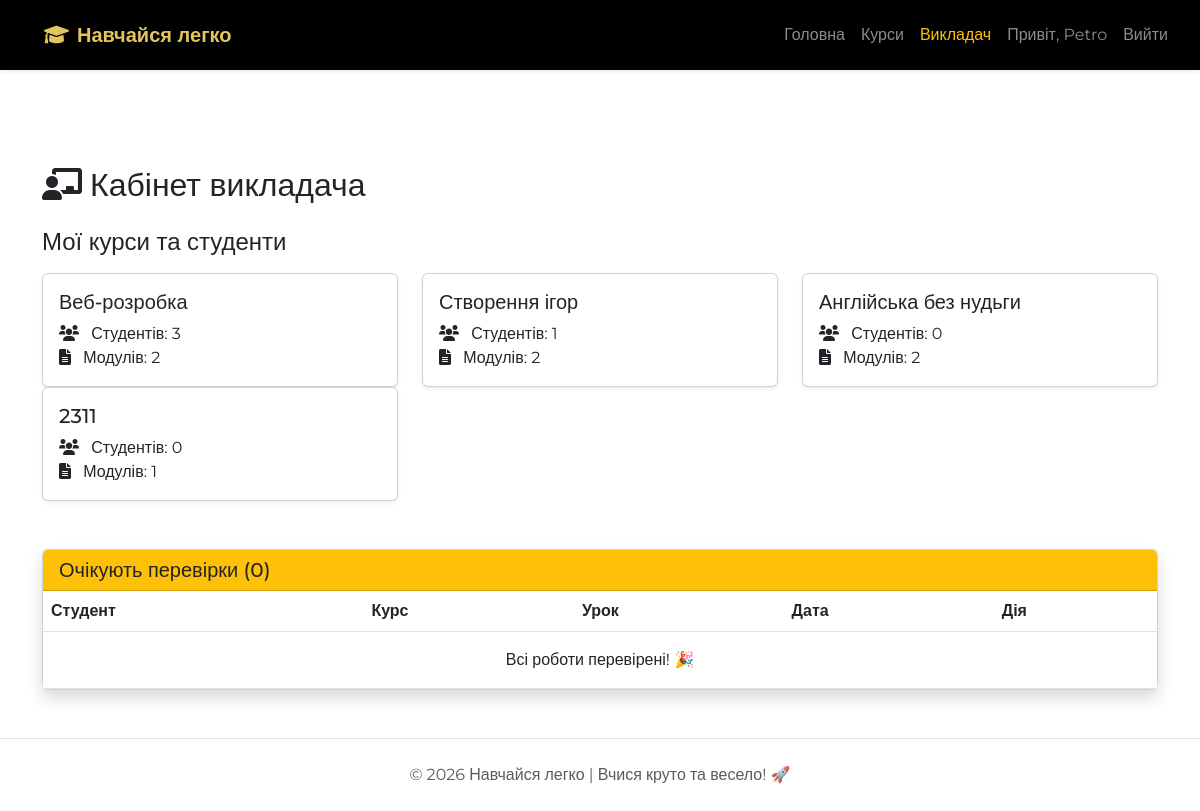
/teacher/dashboard/ (signed in), run on an earlier commit of the app's database.
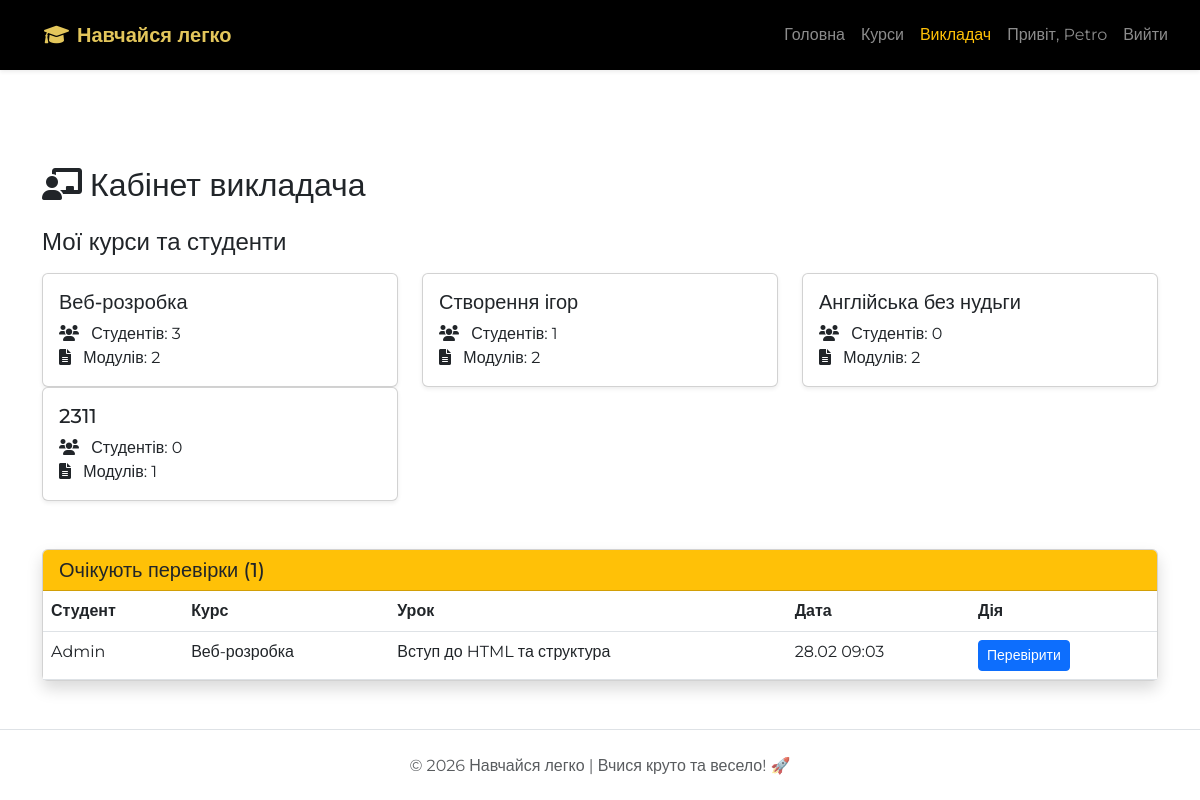
And on a later commit of the database.
### core/models.py (models this page shows, shortened)
class Course(models.Model):
    title = models.CharField(max_length=200, verbose_name="Назва")
    description = models.TextField(verbose_name="Опис")
    price = models.IntegerField(default=0, verbose_name="Ціна (грн)")
    duration = models.CharField(max_length=50, default="4 тижні", verbose_name="Тривалість")
    author = models.ForeignKey(settings.AUTH_USER_MODEL, on_delete=models.CASCADE)

class Submission(models.Model):
    lesson = models.ForeignKey(Lesson, on_delete=models.CASCADE)
    student = models.ForeignKey(settings.AUTH_USER_MODEL, on_delete=models.CASCADE)
    text = models.TextField(verbose_name="Ваша відповідь")
    grade = models.PositiveIntegerField(null=True, blank=True, verbose_name="Оцінка")
    feedback = models.TextField(blank=True, verbose_name="Коментар викладача")
    created_at = models.DateTimeField(auto_now_add=True)

class CustomUser(AbstractUser):
    ROLE_CHOICES = (
        ('student', 'Студент'),
        ('teacher', 'Викладач'),
        ('admin','Адміністратор'),
    )
    role = models.CharField(max_length=10, choices=ROLE_CHOICES, default='student', verbose_name="Роль")

class Lesson(models.Model):
    module = models.ForeignKey(Module, related_name='lessons', on_delete=models.CASCADE)
    title = models.CharField(max_length=200, verbose_name="Тема уроку")
    content = models.TextField(verbose_name="Текст уроку")
    video_url = models.URLField(blank=True, null=True, verbose_name="Посилання на відео (YouTube)")
    image = models.ImageField(upload_to='lesson_images/', blank=True, null=True, verbose_name="Зображення")

class Module(models.Model):
    course = models.ForeignKey(Course, related_name='modules', on_delete=models.CASCADE)
    title = models.CharField(max_length=200, verbose_name="Назва модуля")

### core/views.py (the view)
# urls.py: path('teacher/dashboard/', views.teacher_dashboard_view, name='teacher_dashboard'),
@login_required
def teacher_dashboard_view(request):
    if request.user.role not in ['teacher', 'admin']:
        return redirect('home')
    courses = Course.objects.all()
    submissions_to_grade = Submission.objects.filter(grade__isnull=True).order_by('created_at')
    return render(request, 'teacher_dashboard.html', {
        'courses': courses,
        'submissions_to_grade': submissions_to_grade
    })

### templates/teacher_dashboard.html
{% extends 'base.html' %}
{% block content %}
<main class="py-5 mt-5">
    <div class="container">
        <h2 class="mb-4"><i class="fas fa-chalkboard-teacher me-2"></i>Кабінет викладача</h2>
        <div class="row mb-5">
            <h4 class="mb-3">Мої курси та студенти</h4>
            {% for course in courses %}
            <div class="col-md-4">
                <div class="card shadow-sm h-100">
                    <div class="card-body">
                        <h5 class="card-title">{{ course.title }}</h5>
                        <p class="card-text">
                            <i class="fas fa-users me-2"></i> Студентів: {{ course.enrollments.count }}<br>
                            <i class="fas fa-file-alt me-2"></i> Модулів: {{ course.modules.count }}
                        </p>
                    </div>
                </div>
            </div>
            {% endfor %}
        </div>
        <div class="card shadow">
            <div class="card-header bg-warning text-dark">
                <h5 class="mb-0">Очікують перевірки ({{ submissions_to_grade.count }})</h5>
            </div>
            <div class="card-body p-0">
                <div class="table-responsive">
                    <table class="table table-hover mb-0">
                        <thead>
                            <tr>
                                <th>Студент</th>
                                <th>Курс</th>
                                <th>Урок</th>
                                <th>Дата</th>
                                <th>Дія</th>
                            </tr>
                        </thead>
                        <tbody>
                            {% for sub in submissions_to_grade %}
                            <tr>
                                <td>{{ sub.student.username }}</td>
                                <td>{{ sub.lesson.module.course.title }}</td>
                                <td>{{ sub.lesson.title }}</td>
                                <td>{{ sub.created_at|date:"d.m H:i" }}</td>
                                <td>
                                    <a href="{% url 'grade_submission' sub.id %}" class="btn btn-sm btn-primary">
                                        Перевірити
                                    </a>
                                </td>
                            </tr>
                            {% empty %}
                            <tr>
                                <td colspan="5" class="text-center py-3">Всі роботи перевірені! 🎉</td>
                            </tr>
                            {% endfor %}
                        </tbody>
                    </table>
                </div>
            </div>
        </div>
    </div>
</main>
{% endblock %}

What changed in the data, as far as the page shows it:
added Submission: student.username "Admin", lesson.module.course "Веб-розробка", lesson "Вступ до HTML та структура", created_at "28.02 09:03"
Also different on the page:
{{ submissions_to_grade.count }}: "0" → "1"
text no longer shown: "Всі роботи перевірені! 🎉"
